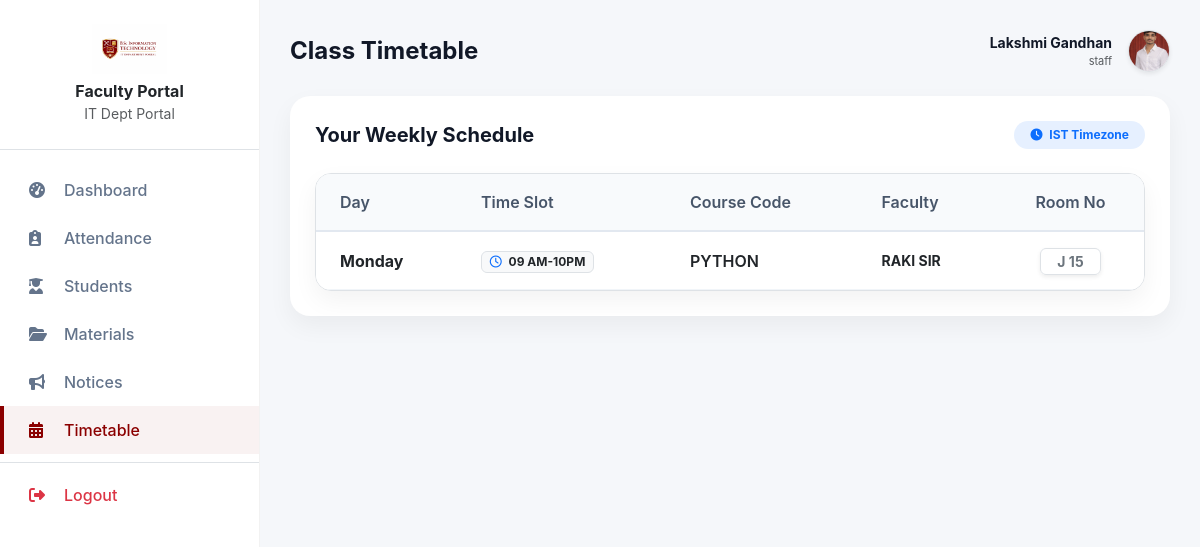
Page /faculty/timetable/ (signed in) on the committed database.
### models.py (models this page shows)
class Faculty(SQLModel, table=True):
    id: Optional[int] = Field(default=None, primary_key=True)
    name: str
    designation: str
    email: str = Field(unique=True, index=True)
    phone: str
    subject: str = Field(default="General")
    department: str = Field(default="IT")
    username: str = Field(unique=True, index=True, default=None)
    password_hash: str = Field(default="")
    role: str = Field(default="faculty")
    photo: Optional[str] = None
    created_at: datetime = Field(default_factory=datetime.utcnow)

class TimeTable(SQLModel, table=True):
    id: Optional[int] = Field(default=None, primary_key=True)
    day_of_week: str
    time_slot: str
    course_code: str
    faculty_name: str
    room_no: str

### routers/faculty_timetable.py (the view)
@router.get("/")
def list_timetable(
    request: Request,
    db: Session = Depends(get_session),
    faculty: Faculty = Depends(get_current_faculty)
):
    entries = db.exec(select(TimeTable).where(TimeTable.faculty_name == faculty.name)).all()
    if not entries:
        entries = db.exec(select(TimeTable)).all()
    return templates.TemplateResponse("faculty/timetable.html", {
        "request": request,
        "faculty": faculty,
        "entries": entries,
        "active_page": "timetable"
    })

### templates/faculty/timetable.html (shortened to what this page needs)
{% extends "faculty/faculty_base.html" %}
{% block header %}Class Timetable{% endblock %}
{% block faculty_content %}
<div class="glass-card p-4">
    <div class="d-flex justify-content-between align-items-center mb-4">
        <h5 class="fw-bold mb-0">Your Weekly Schedule</h5>
        <span class="badge bg-primary bg-opacity-10 text-primary px-3 py-2 rounded-pill"><i class="fa-solid fa-clock me-1"></i> IST Timezone</span>
    </div>
    <div class="table-responsive table-glass rounded-4 overflow-hidden border">
        <table class="table table-hover align-middle mb-0">
            <thead class="bg-light">
                <tr>
                    <th class="ps-4">Day</th>
                    <th>Time Slot</th>
                    <th>Course Code</th>
                    <th>Faculty</th>
                    <th class="text-center">Room No</th>
                </tr>
            </thead>
            <tbody>
                {% for entry in entries %}
                <tr {% if entry.faculty_name == faculty.name %}class="table-primary table-opacity-10"{% endif %}>
                    <td class="ps-4 fw-bold text-dark">{{ entry.day_of_week }}</td>
                    <td><span class="badge bg-light text-dark border"><i class="fa-regular fa-clock me-1 text-primary"></i> {{ entry.time_slot }}</span></td>
                    <td class="fw-semibold">{{ entry.course_code }}</td>
                    <td>
                        <div class="small fw-bold">{{ entry.faculty_name }}</div>
                    </td>
                    <td class="text-center">
                        <span class="px-3 py-1 bg-white border rounded shadow-sm small fw-bold text-secondary">{{ entry.room_no }}</span>
                    </td>
                </tr>
                {% else %}
                <tr><td colspan="5" class="text-center py-5 text-muted">No timetable entries found.</td></tr>
                {% endfor %}
            </tbody>
        </table>
    </div>
</div>
{% endblock %}

### templates/faculty/faculty_base.html (shortened to what this page needs)
<!DOCTYPE html>
<html lang="en">
<head>
    <link href="https://cdn.jsdelivr.net/npm/bootstrap@5.3.0/dist/css/bootstrap.min.css" rel="stylesheet">
    <link rel="stylesheet" href="/static/css/style.css">
    <link rel="stylesheet" href="https://cdnjs.cloudflare.com/ajax/libs/font-awesome/6.4.0/css/all.min.css">
</head>
<body>
    <div class="faculty-sidebar" id="facultySidebar">
        <div class="p-4 border-bottom text-center">
            <img src="/static/images/crest.png" alt="." style="max-height: 50px;" class="mb-2">
            <h6 class="fw-bold text-dark mb-0">Faculty Portal</h6>
            <small class="text-muted">IT Dept Portal</small>
        </div>
        <div class="py-3">
            <a href="/faculty/dashboard" class="nav-link-custom {% if active_page == 'dashboard' %}active{% endif %}">
                <i class="fa-solid fa-gauge-high"></i> Dashboard
            </a>
            <a href="/faculty/attendance" class="nav-link-custom {% if active_page == 'attendance' %}active{% endif %}">
                <i class="fa-solid fa-clipboard-user"></i> Attendance
            </a>
            <a href="/faculty/students" class="nav-link-custom {% if active_page == 'students' %}active{% endif %}">
                <i class="fa-solid fa-user-graduate"></i> Students
            </a>
            <a href="/faculty/materials" class="nav-link-custom {% if active_page == 'materials' %}active{% endif %}">
                <i class="fa-solid fa-folder-open"></i> Materials
            </a>
            <a href="/faculty/notices" class="nav-link-custom {% if active_page == 'notices' %}active{% endif %}">
                <i class="fa-solid fa-bullhorn"></i> Notices
            </a>
            <a href="/faculty/timetable" class="nav-link-custom {% if active_page == 'timetable' %}active{% endif %}">
                <i class="fa-solid fa-calendar-days"></i> Timetable
            </a>
            <div class="border-top my-2"></div>
            <a href="/faculty-auth/logout" class="nav-link-custom text-danger">
                <i class="fa-solid fa-right-from-bracket"></i> Logout
            </a>
        </div>
    </div>
    <div class="faculty-main">
        <div class="d-flex justify-content-between align-items-center mb-4">
            <div class="d-flex align-items-center">
                <h4 class="fw-bold mb-0">{% block header %}{% endblock %}</h4>
            </div>
            <div class="d-flex align-items-center gap-3">
                <div class="text-end d-none d-sm-block">
                    <div class="fw-bold small">{{ faculty.name }}</div>
                    <div class="text-muted small" style="font-size: 11px;">{{ faculty.designation }}</div>
                </div>
                {% if faculty.photo %}
                <img src="/{{ faculty.photo }}" alt="." class="rounded-circle border shadow-sm" style="width: 42px; height: 42px; object-fit: cover;">
                {% else %}
                <div class="bg-primary bg-opacity-10 text-primary rounded-circle d-flex align-items-center justify-content-center border" style="width: 42px; height: 42px;">
                    <i class="fa-solid fa-user"></i>
                </div>
                {% endif %}
            </div>
        </div>
        {% block faculty_content %}{% endblock %}
    </div>
</body>
</html>

### static/css/style.css (style rules this page uses)
:root { --bg-color: #F5F7FA; --primary-blue: #8B0000; --dark-header: #0F172A; --grad-start: #8B0000; --grad-end: #A61B1B; --text-main: #111827; --card-bg: #FFFFFF; --shadow-soft: 0 10px 25px rgba(0, 0, 0, 0.05); --shadow-hover: 0 20px 40px rgba(0, 0, 0, 0.1); --radius-card: 20px; --radius-btn: 12px; }
body { font-family: -apple-system, BlinkMacSystemFont, "Segoe UI", Roboto, Helvetica, Arial, sans-serif, "Apple Color Emoji", "Segoe UI Emoji", "Segoe UI Symbol"; background-color: var(--bg-color); color: var(--text-main); -webkit-font-smoothing: antialiased; min-height: 100vh; margin: 0; padding: 0; }
.glass-card { background: var(--card-bg); border-radius: var(--radius-card); box-shadow: var(--shadow-soft); border: 1px solid rgba(255, 255, 255, 0.5); transition: transform 0.3s cubic-bezier(0.4, 0, 0.2, 1), box-shadow 0.3s ease; overflow: hidden; }
.table-glass { background: var(--card-bg); border-radius: var(--radius-card); overflow: hidden; box-shadow: var(--shadow-soft); }
.table-glass th { background: #f8fafc; color: #475569; font-weight: 600; border-bottom: 2px solid #e2e8f0; padding: 16px; }
.table-glass td { padding: 16px; vertical-align: middle; border-bottom: 1px solid #f1f5f9; }

### templates/faculty/faculty_base.html (style rules this page uses)
.faculty-sidebar { width: 260px; background: #fff; height: 100vh; position: fixed; left: 0; top: 0; border-right: 1px solid rgba(0,0,0,0.05); z-index: 1000; overflow-y: auto; }
.faculty-main { margin-left: 260px; padding: 30px; background: #F5F7FA; min-height: 100vh; }
.nav-link-custom { padding: 12px 25px; color: #64748b; font-weight: 500; display: flex; align-items: center; border-left: 4px solid transparent; transition: all 0.2s; text-decoration: none; }
.nav-link-custom:hover, .nav-link-custom.active { color: #8B0000; background: rgba(139, 0, 0, 0.05); border-left-color: #8B0000; }
.nav-link-custom i { width: 25px; margin-right: 10px; }

### rows in the picture
Faculty: name "Lakshmi Gandhan", designation "staff", photo (picture)
TimeTable: day_of_week "Monday", time_slot "09 AM-10PM", course_code "PYTHON", faculty_name "RAKI SIR", room_no "J 15"
